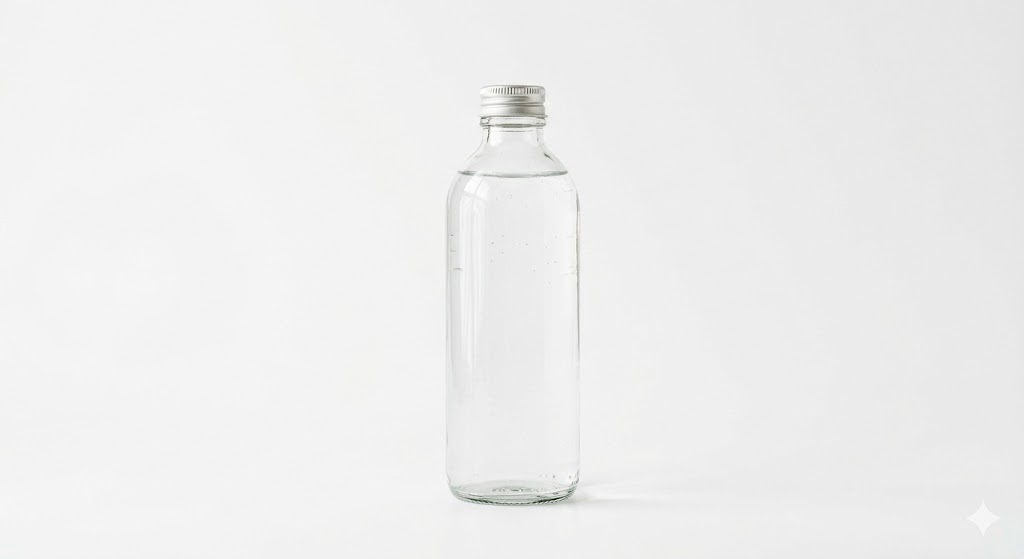
#> input picture Minggu XII/FiturLokal/dataset/botol/ref.jpg, 1024 x 559 px
$ python 'Tugas Fitur Lokal.py'
#> lines starting #> are read from the running program, lines starting #| are printed output that depends on the picture
import cv2
import numpy as np
import os
import time
import matplotlib.pyplot as plt
import pandas as pd

from sklearn.cluster import KMeans
from sklearn.svm import SVC
from sklearn.metrics import (
    accuracy_score,
    confusion_matrix,
    classification_report,
    ConfusionMatrixDisplay,
    precision_recall_curve,
    average_precision_score
)
from sklearn.decomposition import PCA
from sklearn.model_selection import train_test_split
from sklearn.preprocessing import label_binarize
from sklearn.multiclass import OneVsRestClassifier

# =====================================================
# CONFIG
# =====================================================

DATASET_PATH = 'dataset'

CLASSES = ['botol', 'mug', 'buku', 'remote', 'mainan']

TEST_IMAGES = [
    'test_rot.jpg',
    'test_scale.jpg',
    'test_dark.jpg',
    'test_occ.jpg'
]

VOCAB_SIZES = [10, 20, 50, 100]
# Akan disesuaikan otomatis dengan ukuran dataset
PCA_COMPONENTS = [2, 4, 8, 16, 32, 64, 128]

# =====================================================
# FEATURE EXTRACTOR
# =====================================================

def get_extractor(method):

    if method == 'SIFT':
        return cv2.SIFT_create()

    elif method == 'ORB':
        return cv2.ORB_create(nfeatures=500)

    elif method == 'SURF':
        try:
            return cv2.xfeatures2d.SURF_create()
        except:
            return None

# =====================================================
# LOAD IMAGE
# =====================================================

def load_gray(path):

    img = cv2.imread(path)

    if img is None:
        return None, None

    gray = cv2.cvtColor(img, cv2.COLOR_BGR2GRAY)

    return img, gray

# =====================================================
# FEATURE EXTRACTION
# =====================================================

def extract_features(gray, extractor):

    start = time.time()

    kp, des = extractor.detectAndCompute(gray, None)

    elapsed = time.time() - start

    return kp, des, elapsed

# =====================================================
# VISUALIZATION
# =====================================================

def draw_keypoints_image(img, kp):

    result = cv2.drawKeypoints(
        img,
        kp,
        None,
        flags=cv2.DRAW_MATCHES_FLAGS_DRAW_RICH_KEYPOINTS
    )

    result = cv2.cvtColor(result, cv2.COLOR_BGR2RGB)

    return result

# =====================================================
# BF MATCHING
# =====================================================

def bf_matching(des1, des2, method):

    if des1 is None or des2 is None:
        return []

    if len(des1) < 2 or len(des2) < 2:
        return []

    if method == 'ORB':
        norm = cv2.NORM_HAMMING
    else:
        norm = cv2.NORM_L2

    bf = cv2.BFMatcher(norm)

    matches = bf.knnMatch(des1, des2, k=2)

    good = []

    for pair in matches:

        if len(pair) != 2:
            continue

        m, n = pair

        if m.distance < 0.75 * n.distance:
            good.append(m)

    return good

# =====================================================
# FLANN MATCHING
# =====================================================

def flann_matching(des1, des2, method):

    if des1 is None or des2 is None:
        return []

    if len(des1) < 2 or len(des2) < 2:
        return []

    good = []

    try:

        if method == 'ORB':

            FLANN_INDEX_LSH = 6

            index_params = dict(
                algorithm=FLANN_INDEX_LSH,
                table_number=6,
                key_size=12,
                multi_probe_level=1
            )

            search_params = dict(checks=50)

            flann = cv2.FlannBasedMatcher(
                index_params,
                search_params
            )

            des1 = np.asarray(des1, np.uint8)
            des2 = np.asarray(des2, np.uint8)

        else:

            FLANN_INDEX_KDTREE = 1

            index_params = dict(
                algorithm=FLANN_INDEX_KDTREE,
                trees=5
            )

            search_params = dict(checks=50)

            flann = cv2.FlannBasedMatcher(
                index_params,
                search_params
            )

            des1 = np.asarray(des1, np.float32)
            des2 = np.asarray(des2, np.float32)

        matches = flann.knnMatch(des1, des2, k=2)

        for pair in matches:

            if len(pair) != 2:
                continue

            m, n = pair

            if m.distance < 0.75 * n.distance:
                good.append(m)

    except Exception as e:

        print(f'FLANN Error ({method}):', e)

    return good

# =====================================================
# HOMOGRAPHY + RANSAC
# =====================================================

def compute_homography(kp1, kp2, matches):

    if len(matches) < 4:
        return None, 0, None

    try:

        src_pts = np.float32(
            [kp1[m.queryIdx].pt for m in matches]
        ).reshape(-1,1,2)

        dst_pts = np.float32(
            [kp2[m.trainIdx].pt for m in matches]
        ).reshape(-1,1,2)

        H, mask = cv2.findHomography(
            src_pts,
            dst_pts,
            cv2.RANSAC,
            5.0
        )

        if mask is None:
            return H, 0, None

        inliers = np.sum(mask)

        return H, int(inliers), mask

    except:
        return None, 0, None

# =====================================================
# MATCH VISUALIZATION
# =====================================================

def draw_match_visualization(img1, kp1, img2, kp2, matches, mask, title):

    if mask is not None:
        matchesMask = mask.ravel().tolist()
    else:
        matchesMask = None

    result = cv2.drawMatches(
        img1,
        kp1,
        img2,
        kp2,
        matches,
        None,
        matchesMask=matchesMask,
        flags=2
    )

    result = cv2.cvtColor(result, cv2.COLOR_BGR2RGB)

    plt.figure(figsize=(12,6))
    plt.imshow(result)
    plt.title(title)
    plt.axis('off')
    plt.show()

# =====================================================
# MAIN PROCESS
# =====================================================

results = []
all_descriptors = []
all_labels = []
method_visuals = {}

methods = ['SIFT', 'ORB', 'SURF']

for method in methods:

    extractor = get_extractor(method)

    if extractor is None:
        print(f'\n{method} not available')
        continue

    print(f'\n========== {method} ==========')

    method_visuals[method] = []

    for cls in CLASSES:

        ref_path = os.path.join(
            DATASET_PATH,
            cls,
            'ref.jpg'
        )

        ref_img, ref_gray = load_gray(ref_path)
#> in load_gray, img is the input picture: shape (559, 1024, 3); mean B, G, R 238.1, 238.3, 238.2

        if ref_img is None:
            continue

        kp1, des1, t1 = extract_features(
            ref_gray,
            extractor
        )
#> in extract_features, `kp, des = extractor.detectAndCompute(gray, None)`: kp = 58 keypoints; strongest (x, y, size): (486, 501, 2.1), (543, 501, 6), (523, 104, 24.8), (505, 125, 3.5)
#> kp1 has the same summary as kp in extract_features; t1 = 0.107

        if des1 is None:
            continue

        print(f'\nClass: {cls}')
        print(f'Keypoints: {len(kp1)}')
#| Keypoints: 58
        print(f'Descriptor Shape: {des1.shape}')
#| Descriptor Shape: (58, 128)
        print(f'Extraction Time: {t1:.4f} sec')
#| Extraction Time: 0.1073 sec

        vis_img = draw_keypoints_image(ref_img, kp1)
        method_visuals[method].append((cls, vis_img))

        if method == 'SIFT':

            all_descriptors.append(des1)
            all_labels.append(cls)

            for test_name in TEST_IMAGES:

                test_path = os.path.join(
                    DATASET_PATH,
                    cls,
                    test_name
                )

                _, test_gray = load_gray(test_path)
#> call 2 of load_gray, with path = 'dataset/botol/test_rot.jpg'
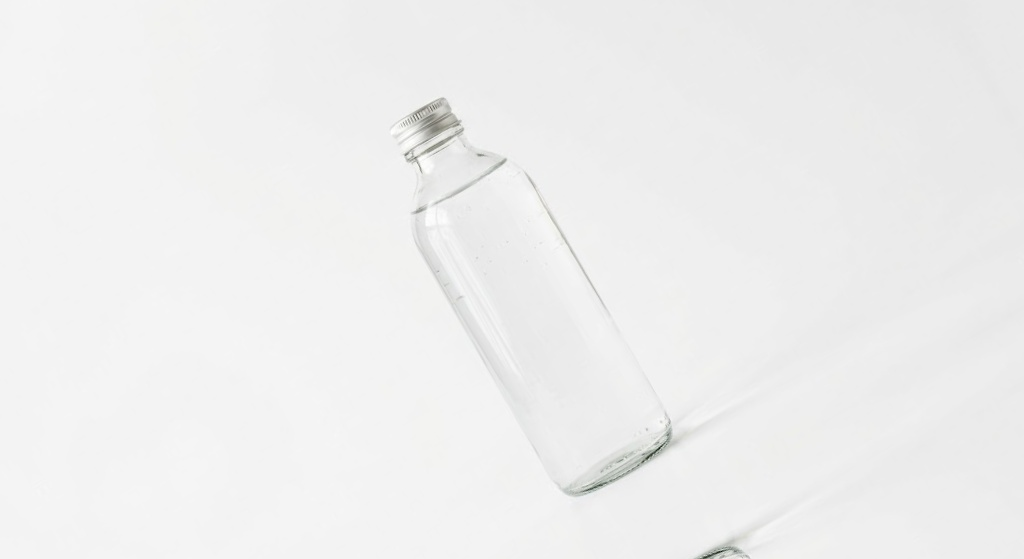
#> input picture Minggu XII/FiturLokal/dataset/botol/test_rot.jpg, 1024 x 559 px
#> in load_gray, img is the input picture: shape (559, 1024, 3); mean B, G, R 238.4, 238.6, 238.5

                if test_gray is None:
                    continue

                _, des_test, _ = extract_features(
                    test_gray,
                    extractor
                )
#> in extract_features (call 2), `kp, des = extractor.detectAndCompute(gray, None)`: kp = 79 keypoints; strongest (x, y, size): (647, 457, 2), (651, 455, 2), (709, 556, 2), (406, 154, 2.2)

                if des_test is not None:
                    all_descriptors.append(des_test)
                    all_labels.append(cls)

        for test_name in TEST_IMAGES:

            test_path = os.path.join(
                DATASET_PATH,
                cls,
                test_name
            )

            test_img, test_gray = load_gray(test_path)

            if test_img is None:
                continue

            kp2, des2, t2 = extract_features(
                test_gray,
                extractor
            )
#> kp2 has the same summary as kp in extract_features; t2 = 0.102

            if des2 is None:
                continue

            good_bf = bf_matching(des1, des2, method)
#> in bf_matching, `matches = bf.knnMatch(des1, des2, k=2)`: matches = 58 matches
#> the loop in bf_matching, `for pair in matches: ` made 58 passes
#> after the loop in bf_matching, `for pair in matches:`: good = 39 matches
#> good_bf = 39 matches
            good_flann = flann_matching(des1, des2, method)
#> in flann_matching, `matches = flann.knnMatch(des1, des2, k=2)`: matches = 58 matches
#> the loop in flann_matching, `for pair in matches: ` made 58 passes
#> after the loop in flann_matching, `for pair in matches:`: good = 39 matches
#> good_flann = 39 matches

            H, inliers, mask = compute_homography(
                kp1,
                kp2,
                good_bf
            )
#> in compute_homography, `src_pts = np.float32( [kp1[m.queryIdx].pt for m in matches] ).reshape(..`: src_pts = 39 rows, first 8: [455.9, 491.5], [466.8, 173], [466.8, 173], [481.6, 123.7], [490.3, 122.8], [491.5, 128.1], [496.1, 106.3], [496.4, 133.7]
#> in compute_homography, `dst_pts = np.float32( [kp2[m.trainIdx].pt for m in matches] ).reshape(..`: dst_pts = 39 rows, first 8: [569.6, 491.2], [419.9, 209.8], [419.9, 209.8], [408.1, 159.9], [415.1, 154.8], [419.1, 158.9], [411.8, 137.4], [424.3, 160.2]
#> in compute_homography, `H, mask = cv2.findHomography( src_pts, dst_pts, cv2.RANSAC, 5.0 )`: H = [[0.868, 0.5, -71.6], [-0.499, 0.867, 292.9], [3.03e-06, -7.09e-07, 1]]; mask = 39 values from 1 to 1
#> in compute_homography, `inliers = np.sum(mask)`: inliers = 39
#> inliers = 39; mask = 39 values from 1 to 1

            print(f'{test_name}')
            print(f'BF Matches: {len(good_bf)}')
#| BF Matches: 39
            print(f'FLANN Matches: {len(good_flann)}')
#| FLANN Matches: 39
            print(f'RANSAC Inliers: {inliers}')
#| RANSAC Inliers: 39

            results.append([
                method,
                cls,
                test_name,
                len(kp1),
                len(kp2),
                len(good_bf),
                len(good_flann),
                inliers,
                t1,
                t2
            ])

            if (
                (method == 'SIFT' and cls == 'mug' and test_name == 'test_rot.jpg')
                or
                (method == 'ORB' and cls == 'mug' and test_name == 'test_rot.jpg')
            ):

                 draw_match_visualization(
                    ref_img,
                    kp1,
                    test_img,
                    kp2,
                    good_bf,
                    mask,
                    f'{method} Matching - {cls} - {test_name}'
                )

# =====================================================
# VISUALIZATION PER METHOD
# =====================================================

for method, visuals in method_visuals.items():

    n = len(visuals)

    cols = 3
    rows = int(np.ceil(n / cols))

    fig, axes = plt.subplots(
        rows,
        cols,
        figsize=(5*cols, 5*rows)
    )

    axes = np.array(axes).reshape(-1)

    for ax, (cls, img) in zip(axes, visuals):

        ax.imshow(img)
        ax.set_title(f'{method} - {cls}')
        ax.axis('off')

    for ax in axes[len(visuals):]:
        ax.remove()

    plt.suptitle(f'Keypoints Visualization - {method}')

    plt.tight_layout()
    plt.show()
#> this loop made 2 passes
#> pass 1, `plt.show()`:
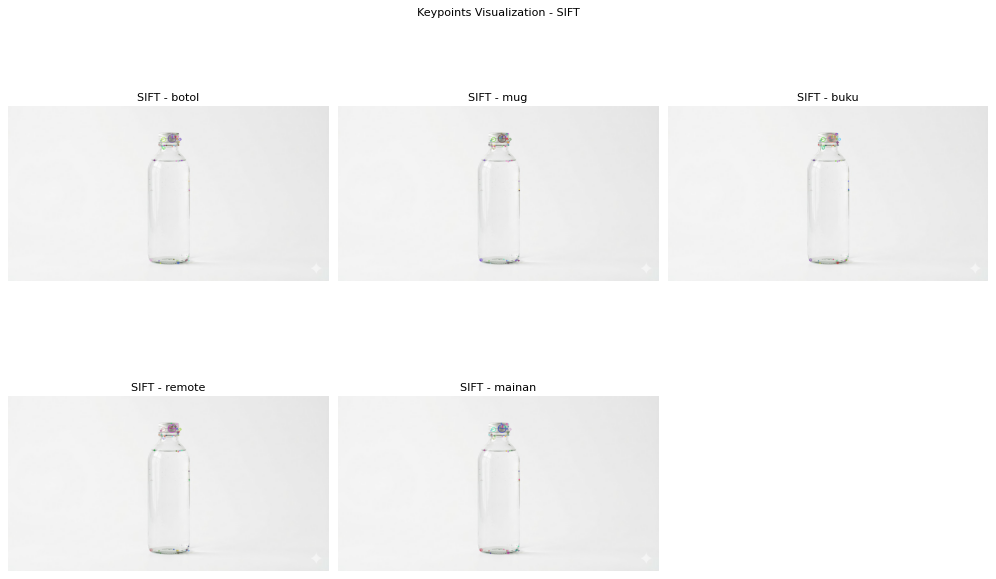
#> figure drawn by matplotlib, 5 panels
#> pass 2, `plt.show()`:
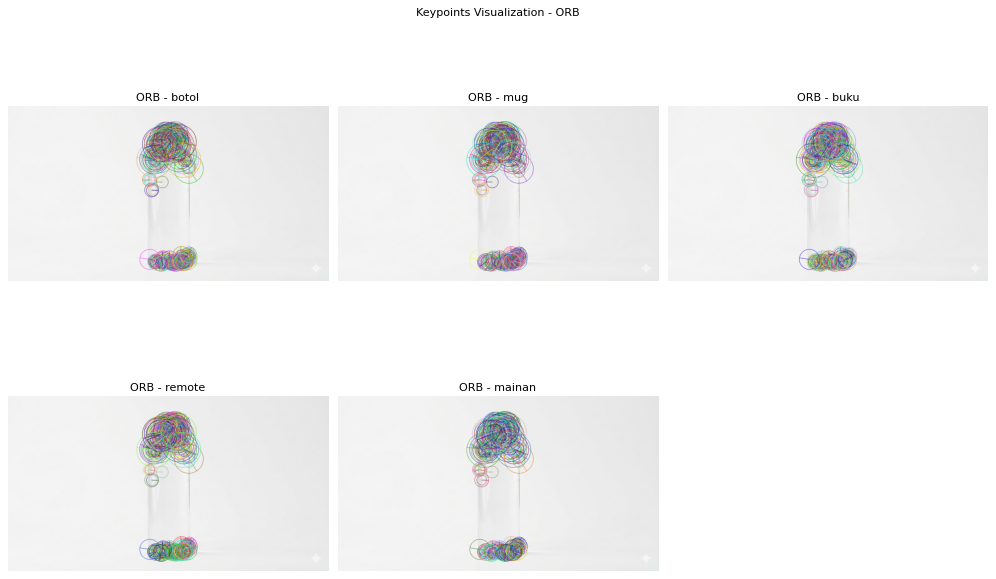
#> figure drawn by matplotlib, 5 panels

# =====================================================
# RESULT TABLE
# =====================================================

df = pd.DataFrame(results, columns=[
    'Method',
    'Class',
    'Test Image',
    'Ref Keypoints',
    'Test Keypoints',
    'BF Matches',
    'FLANN Matches',
    'RANSAC Inliers',
    'Ref Time',
    'Test Time'
])

print(df)

df.to_csv('matching_results.csv', index=False)

# =====================================================
# ROBUSTNESS ANALYSIS
# =====================================================

summary = df.groupby('Method')[[
    'BF Matches',
    'FLANN Matches',
    'RANSAC Inliers',
    'Ref Time'
]].mean()

print('\n========== ROBUSTNESS SUMMARY ==========')
print(summary)

ax = summary.plot(
    kind='bar',
    figsize=(12,6),
    width=0.8
)

plt.title('Method Comparison')
plt.ylabel('Average Value')
plt.xticks(rotation=0)
plt.grid(axis='y')

# Tambahkan nilai di atas batang
for container in ax.containers:
    ax.bar_label(container, fmt='%.1f')

plt.tight_layout()
plt.show()
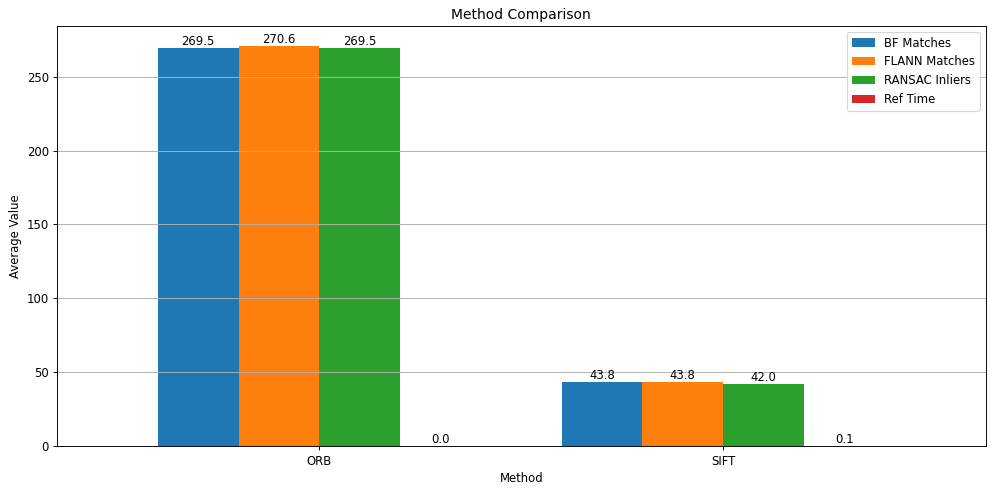
#> figure drawn by matplotlib, 1 panel
# =====================================================
# BOVW + PCA + SVM
# =====================================================

bovw_results = []

for k in VOCAB_SIZES:

    print(f'\n========== VOCAB SIZE {k} ==========')

    descriptor_stack = np.vstack(all_descriptors)

    kmeans = KMeans(
        n_clusters=k,
        random_state=42,
        n_init=10
    )

    kmeans.fit(descriptor_stack)

    histograms = []

    for des in all_descriptors:

        words = kmeans.predict(des)

        hist, _ = np.histogram(
            words,
            bins=np.arange(k+1)
        )

        histograms.append(hist)

    X = np.array(histograms)
    y = np.array(all_labels)

    for n_comp in PCA_COMPONENTS:

        # Pastikan PCA valid
        max_comp = min(X.shape[0]-1, X.shape[1])

        if n_comp > max_comp:
            continue

        print(f'PCA Components: {n_comp}')

        try:

            pca = PCA(n_components=n_comp)

            X_pca = pca.fit_transform(X)

            X_train, X_test, y_train, y_test = train_test_split(
                X_pca,
                y,
                test_size=0.3,
                random_state=42,
                stratify=y
            )

            clf = SVC(
                kernel='linear',
                probability=True
            )

            clf.fit(X_train, y_train)

            y_pred = clf.predict(X_test)

            acc = accuracy_score(y_test, y_pred)

            print(f'Accuracy: {acc:.4f}')

        except Exception as e:

            print('PCA/SVM Error:', e)
            continue

        bovw_results.append([
            k,
            n_comp,
            acc
        ])

        if k == 20 and n_comp == 16:

            print('\nClassification Report:')
            print(
                classification_report(
                    y_test,
                    y_pred,
                    zero_division=0
                )
            )

            cm = confusion_matrix(y_test, y_pred)

            disp = ConfusionMatrixDisplay(
                confusion_matrix=cm,
                display_labels=clf.classes_
            )

            disp.plot(cmap='Blues')

            plt.title('Confusion Matrix')
            plt.show()

            # =========================================
            # PRECISION RECALL CURVE
            # =========================================

            try:

                y_bin = label_binarize(y_test, classes=CLASSES)

                clf_pr = OneVsRestClassifier(
                    SVC(kernel='linear', probability=True)
                )

                clf_pr.fit(
                    X_train,
                    label_binarize(y_train, classes=CLASSES)
                )

                y_score = clf_pr.predict_proba(X_test)

                plt.figure(figsize=(8,6))

                for i, cls in enumerate(CLASSES):

                    if i >= y_bin.shape[1]:
                        continue

                    # Skip jika class tidak ada
                    if np.sum(y_bin[:, i]) == 0:
                        continue

                    precision, recall, _ = precision_recall_curve(
                        y_bin[:, i],
                        y_score[:, i]
                    )

                    ap = average_precision_score(
                        y_bin[:, i],
                        y_score[:, i]
                    )

                    plt.plot(
                        recall,
                        precision,
                        label=f'{cls} AP={ap:.2f}'
                    )

                plt.xlabel('Recall')
                plt.ylabel('Precision')
                plt.title('Precision-Recall Curve')
                plt.legend()
                plt.grid()
                plt.show()

            except Exception as e:

                print('PR Curve Error:', e)
#> this loop made 4 passes
#> pass 2, `plt.show()`:
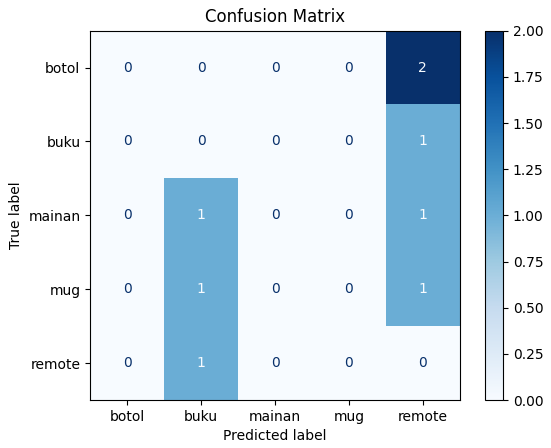
#> figure drawn by matplotlib, 2 panels
#> pass 2, `plt.show()`:
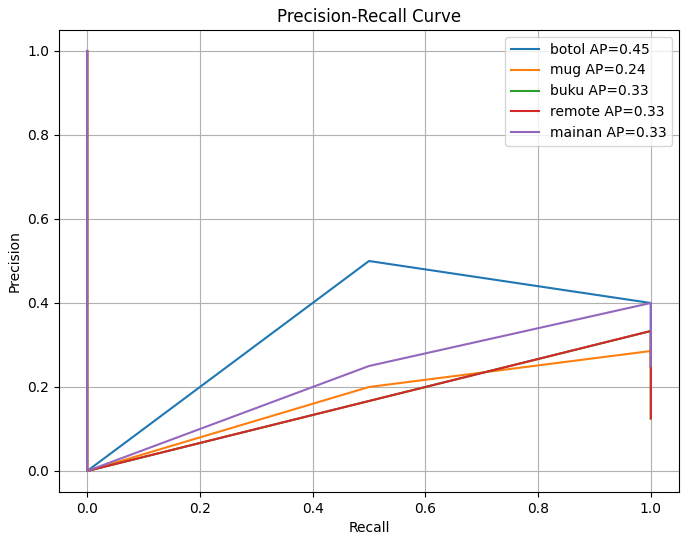
#> figure drawn by matplotlib, 1 panel
#> after the loop:
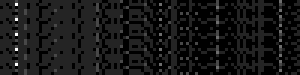
#> X: shape (25, 100) int64 (shown 3 times larger); min 0, max 7, mean 0.634; drawn with min black and max white

# =====================================================
# EVALUATION GRAPH
# =====================================================

bovw_df = pd.DataFrame(
    bovw_results,
    columns=['Vocabulary Size', 'PCA Components', 'Accuracy']
)

print('\n========== BOVW RESULT ==========' )
print(bovw_df)

# =====================================================
# VOCABULARY GRAPH
# =====================================================

plt.figure(figsize=(10,6))

for pca_comp in bovw_df['PCA Components'].unique():

    subset = bovw_df[
        bovw_df['PCA Components'] == pca_comp
    ]

    plt.scatter(
        subset['Vocabulary Size'],
        subset['Accuracy'] + np.random.uniform(-0.01, 0.01, len(subset)),
        s=120,
        label=f'PCA {pca_comp}'
    )

plt.title('Vocabulary Size vs Accuracy')
plt.xlabel('Vocabulary Size')
plt.ylabel('Accuracy')
plt.legend()
plt.grid()
plt.show()
#> (the rest of the program and of its run is left out)
